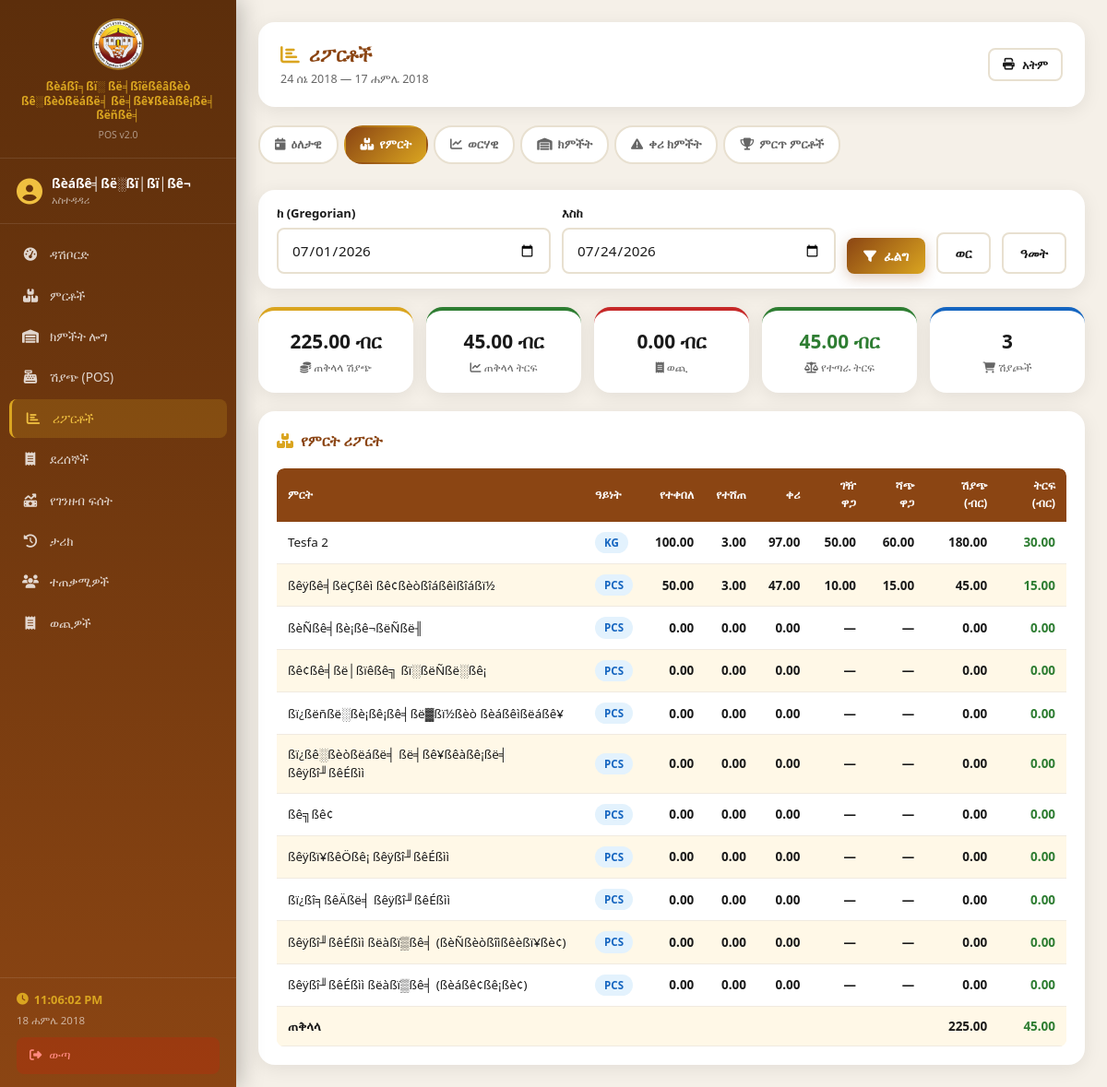
Screenshot of /admin_reports.php?type=product&from=2026-07-01&to=2026-07-24 (signed in) with the database file from the repository.
### tables this page shows
CREATE TABLE `settings` (
  `id` int(11) NOT NULL AUTO_INCREMENT,
  `setting_key` varchar(100) NOT NULL,
  `setting_value` text DEFAULT NULL,
  `updated_at` timestamp NOT NULL DEFAULT current_timestamp() ON UPDATE current_timestamp(),
  PRIMARY KEY (`id`),
  UNIQUE KEY `uq_setting_key` (`setting_key`)
);

CREATE TABLE `products` (
  `id` int(11) NOT NULL AUTO_INCREMENT,
  `name` varchar(150) NOT NULL,
  `unit` enum('PCS','KG','LITER','BOX','PACK') DEFAULT 'PCS',
  `category` varchar(100) DEFAULT NULL,
  `description` text DEFAULT NULL,
  `image` varchar(255) DEFAULT NULL,
  `barcode` varchar(100) DEFAULT NULL,
  `sku` varchar(50) DEFAULT NULL,
  `min_stock` decimal(10,2) DEFAULT 5.00,
  `is_active` tinyint(1) DEFAULT 1,
  `created_by` int(11) DEFAULT NULL,
  `created_at` timestamp NOT NULL DEFAULT current_timestamp(),
  PRIMARY KEY (`id`),
  UNIQUE KEY `uq_barcode` (`barcode`),
  KEY `idx_product_name` (`name`),
  KEY `idx_product_category` (`category`)
);

### config.php (called while the page is built, shortened)
<?php
function h($s) { return htmlspecialchars((string)($s ?? ''), ENT_QUOTES, 'UTF-8'); }
function money($v) { return number_format((float)$v, 2); }
function gregorianToEthiopian($gYear, $gMonth, $gDay) {
    $months = [1=>'መስከረም',2=>'ጥቅምት',3=>'ህዳር',4=>'ታህሳስ',5=>'ጥር',6=>'የካቲት',
               7=>'መጋቢት',8=>'ሚያዝያ',9=>'ግንቦት',10=>'ሰኔ',11=>'ሐምሌ',12=>'ነሐሴ',13=>'ጳጉሜ'];
    $isLeap = ($gYear % 4 === 0 && $gYear % 100 !== 0) || $gYear % 400 === 0;
    $nyd = $isLeap ? 12 : 11;
    $eYear = ($gMonth > 9 || ($gMonth === 9 && $gDay >= $nyd)) ? $gYear - 7 : $gYear - 8;
    $nyGY = ($gMonth < 9 || ($gMonth === 9 && $gDay < $nyd)) ? $gYear - 1 : $gYear;
    $nyIsLeap = ($nyGY % 4 === 0 && $nyGY % 100 !== 0) || $nyGY % 400 === 0;
    $nyDay = $nyIsLeap ? 12 : 11;
    $nyTs = mktime(0, 0, 0, 9, $nyDay, $nyGY);
    $curTs = mktime(0, 0, 0, $gMonth, $gDay, $gYear);
    $diff = (int)(($curTs - $nyTs) / 86400);
    $eMonth = (int)($diff / 30) + 1;
    $eDay   = ($diff % 30) + 1;
    return [
        'year'       => $eYear,
        'month'      => $eMonth,
        'month_name' => $months[$eMonth] ?? 'ጳጉሜ',
        'day'        => $eDay,
        'display'    => "$eDay " . ($months[$eMonth] ?? '') . " $eYear",
        'ymd'        => sprintf('%04d-%02d-%02d', $eYear, $eMonth, $eDay),
    ];
}
function ethDate($datetime = null) {
    $ts = strtotime($datetime);
    return gregorianToEthiopian((int)date('Y',$ts),(int)date('n',$ts),(int)date('j',$ts));
}
function ethDateDisplay($datetime = null) {
    return ethDate($datetime)['display'];
}
function getCurrentEthDatetime() {
    $now = new DateTime('now', new DateTimeZone('Africa/Addis_Ababa'));
    $eth = ethDate($now->format('Y-m-d H:i:s'));
    return [
        'eth_date'    => $eth['display'],
        'eth_ymd'     => $eth['ymd'],
        'greg_time'   => $now->format('h:i:s A'),
        'greg_date'   => $now->format('Y-m-d'),
        'timestamp'   => $now->format('Y-m-d H:i:s'),
    ];
}
function getSetting($conn, $key, $default = '') {
    $stmt = $conn->prepare("SELECT setting_value FROM settings WHERE setting_key=?");
    $stmt->bind_param('s', $key);
    $stmt->execute();
    $r = $stmt->get_result()->fetch_assoc();
    return $r ? $r['setting_value'] : $default;
}
?>

### admin_reports.php (the view, shortened to what this page needs)
<?php
require_once 'config.php';
$branch_id   = (int)($_SESSION['branch_id'] ?? 1);
$active_page = 'reports';
$report_type = $_GET['type'] ?? 'daily';
$from        = $_GET['from'] ?? date('Y-m-01');
$to          = $_GET['to']   ?? date('Y-m-d');
$from = date('Y-m-d', strtotime($from));
$to   = date('Y-m-d', strtotime($to));
$eth_from = ethDateDisplay($from);
$eth_to   = ethDateDisplay($to);
function getDailySales($conn, $from, $to, $branch_id) {
    $r = $conn->query(
        "SELECT dt.day, dt.revenue, dt.txn_count, COALESCE(dp.profit,0) as profit
         FROM (
             SELECT DATE(transaction_date) as day,
                    SUM(total_amount) as revenue,
                    COUNT(*) as txn_count
             FROM transactions
             WHERE DATE(transaction_date) BETWEEN '$from' AND '$to' AND branch_id=$branch_id
             GROUP BY DATE(transaction_date)
         ) dt
         LEFT JOIN (
             SELECT DATE(t.transaction_date) as day, SUM(ti.profit) as profit
             FROM transactions t
             JOIN transaction_items ti ON ti.transaction_id=t.id
             WHERE DATE(t.transaction_date) BETWEEN '$from' AND '$to' AND t.branch_id=$branch_id
             GROUP BY DATE(t.transaction_date)
         ) dp ON dp.day = dt.day
         ORDER BY dt.day DESC"
    );
    $rows = [];
    while($x=$r->fetch_assoc()) $rows[]=$x;
    return $rows;
}
function getExpenses($conn,$from,$to,$branch_id){
    $r=$conn->query("SELECT SUM(amount) as total FROM expenses WHERE expense_date BETWEEN '$from' AND '$to' AND branch_id=$branch_id");
    return (float)($r->fetch_assoc()['total']??0);
}
$total_revenue=0;$total_profit=0;$total_txns=0;
$daily = getDailySales($conn,$from,$to,$branch_id);
foreach($daily as $d){$total_revenue+=$d['revenue'];$total_profit+=$d['profit'];$total_txns+=$d['txn_count'];}
$total_expenses = getExpenses($conn,$from,$to,$branch_id);
$net_profit = $total_profit - $total_expenses;
$prod_report = [];
if ($report_type === 'product') {
    $r=$conn->query(
        "SELECT p.id,p.name,p.unit,
                COALESCE(pt.sold_qty,0) as sold_qty,
                COALESCE(pt.revenue,0) as revenue,
                COALESCE(pt.profit,0) as profit,
                COALESCE(pt.cost,0) as cost,
                (SELECT COALESCE(SUM(sb2.quantity_received),0) FROM stock_batches sb2 WHERE sb2.product_id=p.id AND sb2.branch_id=$branch_id AND DATE(sb2.date_received) BETWEEN '$from' AND '$to') as bought_qty,
                (SELECT COALESCE(SUM(sb3.quantity_remaining),0) FROM stock_batches sb3 WHERE sb3.product_id=p.id AND sb3.branch_id=$branch_id AND sb3.is_depleted=0) as remaining_qty,
                (SELECT sb4.buy_price FROM stock_batches sb4 WHERE sb4.product_id=p.id AND sb4.branch_id=$branch_id AND sb4.is_depleted=0 ORDER BY sb4.created_at ASC LIMIT 1) as current_buy_price,
                (SELECT sb5.sell_price FROM stock_batches sb5 WHERE sb5.product_id=p.id AND sb5.branch_id=$branch_id AND sb5.is_depleted=0 ORDER BY sb5.created_at ASC LIMIT 1) as current_sell_price
         FROM products p
         LEFT JOIN (
             SELECT ti.product_id,
                    SUM(ti.quantity) as sold_qty,
                    SUM(ti.subtotal) as revenue,
                    SUM(ti.profit) as profit,
                    SUM(ti.buy_price*ti.quantity) as cost
             FROM transaction_items ti
             JOIN transactions t ON t.id=ti.transaction_id
             WHERE DATE(t.transaction_date) BETWEEN '$from' AND '$to' AND t.branch_id=$branch_id
             GROUP BY ti.product_id
         ) pt ON pt.product_id=p.id
         WHERE p.is_active=1
         ORDER BY revenue DESC"
    );
    while($x=$r->fetch_assoc()) $prod_report[]=$x;
}
?><!DOCTYPE html>
<html lang="am">
<head>
<?php include 'layout_start.php'; ?>
</head>
<body>
<?php include 'nav.php'; ?>
<div class="main-content">
  <div class="page-header">
    <div>
      <h1><i class="fas fa-chart-bar"></i> ሪፖርቶች</h1>
      <div class="page-title-sub"><?= h($eth_from) ?> — <?= h($eth_to) ?></div>
    </div>
    <button class="btn btn-outline btn-sm" onclick="window.print()"><i class="fas fa-print"></i> አትም</button>
  </div>
  <div class="report-tabs">
    <?php $tabs=[
      ['daily','fas fa-calendar-day','ዕለታዊ'],
      ['product','fas fa-boxes','የምርት'],
      ['monthly','fas fa-chart-line','ወርሃዊ'],
      ['stock','fas fa-warehouse','ክምችት'],
      ['lowstock','fas fa-exclamation-triangle','ቀሪ ክምችት'],
      ['top','fas fa-trophy','ምርጥ ምርቶች'],
    ];
    foreach($tabs as $t): ?>
    <a href="?type=<?= $t[0] ?>&from=<?= $from ?>&to=<?= $to ?>" class="report-tab <?= $report_type===$t[0]?'active':'' ?>">
      <i class="<?= $t[1] ?>"></i> <?= $t[2] ?>
    </a>
    <?php endforeach; ?>
  </div>
  <div class="date-filter">
    <form method="GET" action="">
      <div class="date-filter-row">
        <div class="form-group" style="margin:0;flex:1;min-width:140px;">
          <label>ከ (Gregorian)</label>
          <input type="date" name="from" class="form-control" value="<?= h($from) ?>">
        </div>
        <div class="form-group" style="margin:0;flex:1;min-width:140px;">
          <label>እስከ</label>
          <input type="date" name="to" class="form-control" value="<?= h($to) ?>">
        </div>
        <button type="submit" class="btn btn-primary"><i class="fas fa-filter"></i> ፈልግ</button>
        <a href="?type=<?= h($report_type) ?>&from=<?= date('Y-m-01') ?>&to=<?= date('Y-m-d') ?>" class="btn btn-outline">ወር</a>
        <a href="?type=<?= h($report_type) ?>&from=<?= date('Y-01-01') ?>&to=<?= date('Y-m-d') ?>" class="btn btn-outline">ዓመት</a>
      </div>
    </form>
  </div>
  <div class="summary-strip">
    <div class="sum-card g"><div class="sum-val"><?= money($total_revenue) ?> ብር</div><div class="sum-lbl"><i class="fas fa-coins"></i> ጠቅላላ ሽያጭ</div></div>
    <div class="sum-card gr"><div class="sum-val"><?= money($total_profit) ?> ብር</div><div class="sum-lbl"><i class="fas fa-chart-line"></i> ጠቅላላ ትርፍ</div></div>
    <div class="sum-card r"><div class="sum-val"><?= money($total_expenses) ?> ብር</div><div class="sum-lbl"><i class="fas fa-receipt"></i> ወጪ</div></div>
    <div class="sum-card <?= $net_profit>=0?'gr':'r' ?>"><div class="sum-val" style="color:<?= $net_profit>=0?'var(--green)':'var(--red)' ?>"><?= money(abs($net_profit)) ?> ብር</div><div class="sum-lbl"><i class="fas fa-balance-scale"></i> የተጣራ ትርፍ</div></div>
    <div class="sum-card b"><div class="sum-val"><?= $total_txns ?></div><div class="sum-lbl"><i class="fas fa-shopping-cart"></i> ሽያጮች</div></div>
  </div>
  <?php
  if ($report_type === 'daily'):
  ?>
  <div class="card">
    <div class="card-header">
      <span class="card-title"><i class="fas fa-calendar-day"></i> ዕለታዊ ሪፖርት</span>
      <span style="font-size:0.8rem;color:var(--text-muted);"><?= count($daily) ?> ቀናት</span>
    </div>
    <?php if (empty($daily)): ?>
      <div class="no-data"><i class="fas fa-calendar-times"></i> ሽያጭ አልተገኘም</div>
    <?php else: ?>
    <div class="rpt-table-wrap">
      <table class="rpt-table">
        <thead><tr>
          <th>ቀን (Ethiopian)</th><th>Gregorian</th>
          <th class="num">ሽያጮች</th><th class="num">ሽያጭ (ብር)</th>
          <th class="num">ትርፍ (ብር)</th><th class="num">ትርፍ %</th>
        </tr></thead>
        <tbody>
        <?php foreach($daily as $d):
          $margin = $d['revenue']>0?round($d['profit']/$d['revenue']*100,1):0;
        ?>
        <tr>
          <td><?= h(ethDateDisplay($d['day'])) ?></td>
          <td><?= h($d['day']) ?></td>
          <td class="num"><?= h($d['txn_count']) ?></td>
          <td class="num"><?= money($d['revenue']) ?></td>
          <td class="num profit-col"><?= money($d['profit']) ?></td>
          <td class="num"><span class="badge <?= $margin>=20?'badge-green':($margin>=10?'badge-gold':'badge-red') ?>"><?= $margin ?>%</span></td>
        </tr>
        <?php endforeach; ?>
        <tr style="background:var(--gold-pale);font-weight:800;">
          <td colspan="3" style="font-weight:800;">ጠቅላላ</td>
          <td class="num"><?= money($total_revenue) ?></td>
          <td class="num profit-col"><?= money($total_profit) ?></td>
          <td class="num"><?= $total_revenue>0?round($total_profit/$total_revenue*100,1):0 ?>%</td>
        </tr>
        </tbody>
      </table>
    </div>
    <?php endif; ?>
  </div>
  <?php
  elseif ($report_type === 'product'):
  ?>
  <div class="card">
    <div class="card-header">
      <span class="card-title"><i class="fas fa-boxes"></i> የምርት ሪፖርት</span>
    </div>
    <?php if (empty($prod_report)): ?>
      <div class="no-data"><i class="fas fa-box-open"></i> ምርት አልተገኘም</div>
    <?php else: ?>
    <div class="rpt-table-wrap">
      <table class="rpt-table">
        <thead><tr>
          <th>ምርት</th><th>ዓይነት</th>
          <th class="num">የተቀበለ</th><th class="num">የተሸጠ</th><th class="num">ቀሪ</th>
          <th class="num">ገዥ ዋጋ</th><th class="num">ሻጭ ዋጋ</th>
          <th class="num">ሽያጭ (ብር)</th><th class="num">ትርፍ (ብር)</th>
        </tr></thead>
        <tbody>
        <?php $gRev=0;$gProf=0;
        foreach($prod_report as $p):
          $gRev+=$p['revenue'];$gProf+=$p['profit'];
        ?>
        <tr>
          <td><?= h($p['name']) ?></td>
          <td><span class="badge badge-blue"><?= h($p['unit']) ?></span></td>
          <td class="num"><?= number_format($p['bought_qty'],2) ?></td>
          <td class="num"><?= number_format($p['sold_qty'],2) ?></td>
          <td class="num"><?= number_format($p['remaining_qty'],2) ?></td>
          <td class="num"><?= $p['current_buy_price']?money($p['current_buy_price']):'—' ?></td>
          <td class="num"><?= $p['current_sell_price']?money($p['current_sell_price']):'—' ?></td>
          <td class="num"><?= money($p['revenue']) ?></td>
          <td class="num profit-col"><?= money($p['profit']) ?></td>
        </tr>
        <?php endforeach; ?>
        <tr style="background:var(--gold-pale);font-weight:800;">
          <td colspan="7" style="font-weight:800;">ጠቅላላ</td>
          <td class="num"><?= money($gRev) ?></td>
          <td class="num profit-col"><?= money($gProf) ?></td>
        </tr>
        </tbody>
      </table>
    </div>
    <?php endif; ?>
  </div>
  <?php
  endif; ?>
</div>
</body>
</html>

### nav.php (shortened to what this page needs)
<?php
$nav_user = $_SESSION['full_name'] ?? 'User';
$nav_role = $_SESSION['role'] ?? 'seller';
$eth_now  = getCurrentEthDatetime();
$biz_name = getSetting($conn, 'business_name', 'አጸደ ትጉሃን');
$nav_items = [
  ['href'=>'admin_dashboard.php','icon'=>'fas fa-tachometer-alt','label'=>'ዳሽቦርድ','key'=>'dashboard'],
  ['href'=>'admin_products.php','icon'=>'fas fa-boxes','label'=>'ምርቶች','key'=>'products'],
  ['href'=>'stock_log.php','icon'=>'fas fa-warehouse','label'=>'ክምችት ሎግ','key'=>'stocklog'],
  ['href'=>'seller_pos.php','icon'=>'fas fa-cash-register','label'=>'ሽያጭ (POS)','key'=>'pos'],
  ['href'=>($nav_role==='admin'?'admin_reports.php':'seller_report.php'),'icon'=>'fas fa-chart-bar','label'=>'ሪፖርቶች','key'=>'reports'],
  ['href'=>'seller_report.php','icon'=>'fas fa-receipt','label'=>'ደረሰኞች','key'=>'receipts'],
  ['href'=>'money_flow.php','icon'=>'fas fa-money-bill-trend-up','label'=>'የገንዘብ ፍሰት','key'=>'moneyflow'],
  ['href'=>'history.php','icon'=>'fas fa-history','label'=>'ታሪክ','key'=>'history'],
  ['href'=>'admin_users.php','icon'=>'fas fa-users','label'=>'ተጠቃሚዎች','key'=>'users'],
  ['href'=>'expense.php','icon'=>'fas fa-receipt','label'=>'ወጪዎች','key'=>'expenses'],
];
?>
<nav class="sidebar" id="sidebar">
  <div class="sidebar-header">
    <div class="sidebar-logo">
      <?php if (file_exists('images/icon.png')): ?>
        <img src="images/icon.png" alt="Logo">
      <?php else: ?>
        <i class="fas fa-cross"></i>
      <?php endif; ?>
    </div>
    <h2><?= h($biz_name) ?></h2>
    <small>POS v2.0</small>
  </div>
  <div class="sidebar-user">
    <div class="user-avatar"><i class="fas fa-user-circle"></i></div>
    <div>
      <div class="user-name"><?= h($nav_user) ?></div>
      <div class="user-role"><?= $nav_role === 'admin' ? 'አስተዳዳሪ' : 'ሻጭ' ?></div>
    </div>
  </div>
  <ul class="nav-menu">
    <?php foreach ($nav_items as $item): ?>
    <li>
      <a href="<?= h($item['href']) ?>" class="<?= (($active_page ?? '') === $item['key']) ? 'active' : '' ?>">
        <i class="<?= $item['icon'] ?>"></i>
        <span><?= $item['label'] ?></span>
      </a>
    </li>
    <?php endforeach; ?>
  </ul>
  <div class="sidebar-bottom">
    <div class="eth-clock">
      <i class="fas fa-clock"></i>
      <span id="sidebarTime"><?= h($eth_now['greg_time']) ?></span>
    </div>
    <div class="eth-date-display"><?= h($eth_now['eth_date']) ?></div>
    <a href="logout.php" class="logout-btn">
      <i class="fas fa-sign-out-alt"></i> ውጣ
    </a>
  </div>
</nav>

### rows the page displays
settings: setting_value "ßèáßî╕ßï░ ßë╡ßîëßêâßèò ßê░ßèòßëáßë╡ ßë╡ßê¥ßêàßê¡ßë╡ ßëñßë╡"
products: name "Tesfa 2", unit "KG", bought_qty "100.00", sold_qty "3.00", remaining_qty "97.00", current_buy_price "50.00", current_sell_price "60.00", revenue "180.00", profit "30.00"
products: name "ßêÿßê╡ßëÇßêì ßê¢ßèòßîáßêìßîáßï½", unit "PCS", bought_qty "50.00", sold_qty "3.00", remaining_qty "47.00", current_buy_price "10.00", current_sell_price "15.00", revenue "45.00", profit "15.00"
products: name "ßèÑßê╡ßè¡ßê¬ßëÑßë╢", unit "PCS", bought_qty "0.00", sold_qty "0.00", remaining_qty "0.00", revenue "0.00", profit "0.00"
products: name "ßê¢ßê╡ßë│ßïêßê╗ ßï░ßëÑßë░ßê¡", unit "PCS", bought_qty "0.00", sold_qty "0.00", remaining_qty "0.00", revenue "0.00", profit "0.00"
products: name "ßï¿ßëñßë░ßè¡ßê¡ßê╡ßë▓ßï½ßèò ßèáßêìßëáßê¥", unit "PCS", bought_qty "0.00", sold_qty "0.00", remaining_qty "0.00", revenue "0.00", profit "0.00"
products: name "ßï¿ßê░ßèòßëáßë╡ ßë╡ßê¥ßêàßê¡ßë╡ ßêÿßî╜ßêÉßìì", unit "PCS", bought_qty "0.00", sold_qty "0.00", remaining_qty "0.00", revenue "0.00", profit "0.00"
products: name "ßê╗ßê¢", unit "PCS", bought_qty "0.00", sold_qty "0.00", remaining_qty "0.00", revenue "0.00", profit "0.00"
products: name "ßêÿßï¥ßêÖßê¡ ßêÿßî╜ßêÉßìì", unit "PCS", bought_qty "0.00", sold_qty "0.00", remaining_qty "0.00", revenue "0.00", profit "0.00"
products: name "ßï¿ßî╕ßêÄßë╡ ßêÿßî╜ßêÉßìì", unit "PCS", bought_qty "0.00", sold_qty "0.00", remaining_qty "0.00", revenue "0.00", profit "0.00"
products: name "ßêÿßî╜ßêÉßìì ßëàßï▒ßê╡ (ßèÑßèòßîìßêèßï¥ßè¢)", unit "PCS", bought_qty "0.00", sold_qty "0.00", remaining_qty "0.00", revenue "0.00", profit "0.00"
products: name "ßêÿßî╜ßêÉßìì ßëàßï▒ßê╡ (ßèáßê¢ßê¡ßè¢)", unit "PCS", bought_qty "0.00", sold_qty "0.00", remaining_qty "0.00", revenue "0.00", profit "0.00"

### other values shown
$nav_user "ßèáßê╡ßë░ßï│ßï│ßê¬"
$item['label'] "ዳሽቦርድ"
$item['label'] "ምርቶች"
$item['label'] "ክምችት ሎግ"
$item['label'] "ሽያጭ (POS)"
$item['label'] "ሪፖርቶች"
$item['label'] "ደረሰኞች"
$item['label'] "የገንዘብ ፍሰት"
$item['label'] "ታሪክ"
$item['label'] "ተጠቃሚዎች"
$item['label'] "ወጪዎች"
$eth_now['eth_date'] "18 ሐምሌ 2018"
$eth_from "24 ሰኔ 2018"
$eth_to "17 ሐምሌ 2018"
$t[2] "ዕለታዊ"
